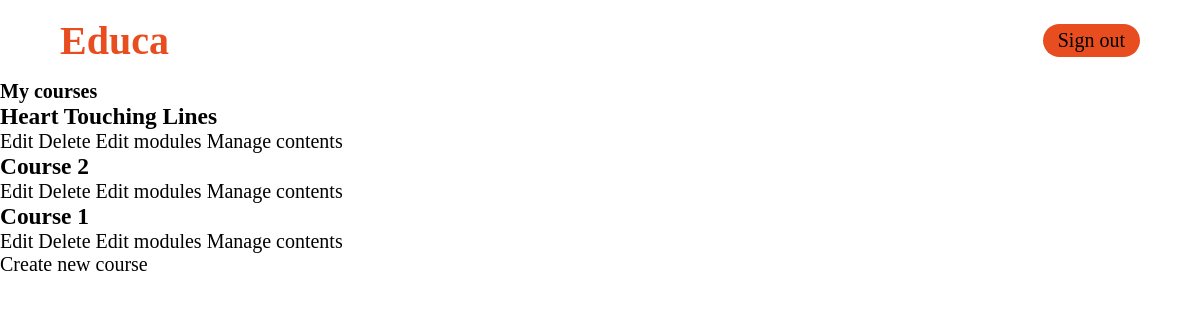
The app's page /course/mine/ (signed in), older data.
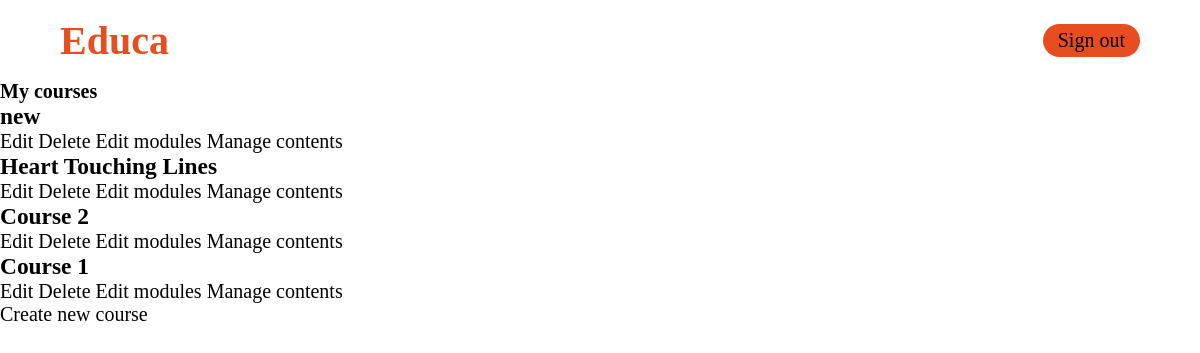
The same page, newer data.
### courses/models.py (models this page shows, shortened)
class Course(models.Model):
    owner = models.ForeignKey(User,related_name='courses_created',on_delete=models.CASCADE)
    subject = models.ForeignKey(Subject,related_name='courses',on_delete=models.CASCADE)
    title=models.CharField(max_length=200)
    slug=models.SlugField(max_length=200,unique=True)
    overview = models.TextField()
    created = models.DateTimeField(auto_now_add=True)
    students = models.ManyToManyField(User,related_name='courses_joined',blank=True)
    class Meta:
        ordering = ['-created']

### courses/views.py (the view, shortened to what this page needs)
# urls.py: path('mine/',views.ManageCourseListView.as_view(),name='manage_course_list'),
class ManageCourseListView(ListView):
    model = Course
    template_name = 'courses/manage/course/list.html'

### courses/views.py (called while the page is built)
    def get_queryset(self):
        qs = super(OwnerMixin, self).get_queryset()
        return qs.filter(owner=self.request.user)

### courses/templates/courses/manage/course/list.html (shortened to what this page needs)
{%	extends	"base.html"	%}
{%	block	content	%}
<h1>My courses</h1>
<div class="module">
  {%	for	course	in	object_list	%}
  <div class="course-info">
    <h3>{{ course.title	}}</h3>
    <p>
      <a href="{%	url	"course_edit"	course.id	%}">Edit</a>
      <a href="{%	url	"course_delete"	course.id	%}">Delete</a>
      <a href="{%	url	"course_module_update"	course.id	%}">Edit modules</a>
      {% if course.modules.count > 0 %}
      <a href="{% url "module_content_list" course.modules.first.id %}">Manage contents</a>
      {% endif %}
    </p>
  </div>
  {%	empty	%}
  <p>You haven't created any courses yet.</p>
  {%	endfor	%}
  <p>
    <a href="{%	url	"course_create"	%}" class="button">Create new course</a>
  </p>
</div>
{%	endblock	%}

Row changes from the older to the newer data that the page shows:
added Course: title "new", shows "Manage contents"
